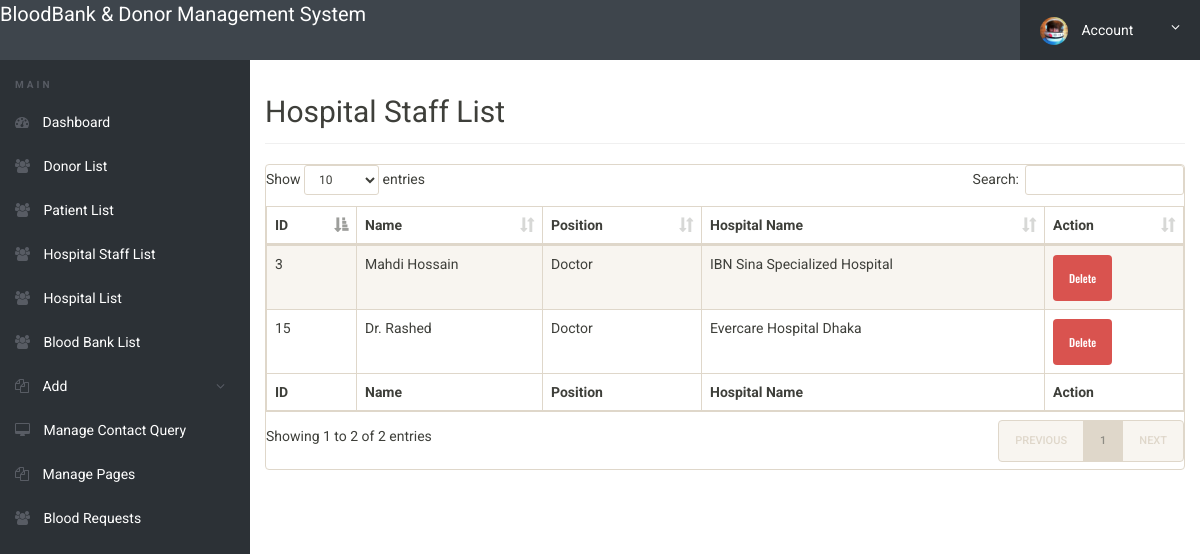
/admin/hospitalstaff-list.php (signed in), run on the app's committed database.
### tables this page shows
CREATE TABLE `hospitalstaff` (
  `User_ID` int(11) NOT NULL,
  `Position` varchar(100) DEFAULT NULL,
  `Hospital_Id` int(11) DEFAULT NULL
);

CREATE TABLE `user` (
  `User_ID` int(11) NOT NULL,
  `Name` varchar(100) DEFAULT NULL,
  `Role` enum('Admin','Donor','Hospital Staff','Receiver') DEFAULT NULL,
  `LogID` int(11) DEFAULT NULL,
  `Per_Id` int(11) DEFAULT NULL
);

CREATE TABLE `hospital` (
  `Hospital_Id` int(11) NOT NULL,
  `Name` varchar(100) DEFAULT NULL,
  `Street` varchar(100) DEFAULT NULL,
  `City` varchar(50) DEFAULT NULL
);

### admin/hospitalstaff-list.php (the view, shortened to what this page needs)
<?php
include('includes/config.php');
if(strlen($_SESSION['alogin'])==0)
	{
header('location:../index.php');
}
else{
?>
<!doctype html>
<html lang="en" class="no-js">
<head>
	<link rel="stylesheet" href="css/font-awesome.min.css">
	<link rel="stylesheet" href="css/bootstrap.min.css">
	<link rel="stylesheet" href="css/dataTables.bootstrap.min.css">
	<link rel="stylesheet" href="css/bootstrap-social.css">
	<link rel="stylesheet" href="css/bootstrap-select.css">
	<link rel="stylesheet" href="css/fileinput.min.css">
	<link rel="stylesheet" href="css/awesome-bootstrap-checkbox.css">
	<link rel="stylesheet" href="css/style.css">
</head>
<body>
	<?php include('includes/header.php');?>
	<div class="ts-main-content">
		<?php include('includes/leftbar.php');?>
		<div class="content-wrapper">
			<div class="container-fluid">
				<div class="row">
					<div class="col-md-12">
						<h2 class="page-title">Hospital Staff List</h2>
						<div class="panel panel-default">
								<table id="zctb" class="display table table-striped table-bordered table-hover" cellspacing="0" width="100%">
									<thead>
										<tr>
											<th>ID</th>
											<th>Name</th>
											<th>Position</th>
											<th>Hospital Name</th>
											<th>Action</th>
										</tr>
									</thead>
									<tfoot>
										<tr>
											<th>ID</th>
											<th>Name</th>
											<th>Position</th>
											<th>Hospital Name</th>
											<th>Action</th>
										</tr>
									</tfoot>
									<tbody>
										<?php
										$sql = "SELECT
											HospitalStaff.User_ID,
											HospitalStaff.Position,
											Hospital.Name AS Hospital_Name,
											User.Name AS User_Name
										FROM
											HospitalStaff
										LEFT JOIN
											Hospital ON HospitalStaff.Hospital_Id = Hospital.Hospital_Id
										LEFT JOIN
											User ON HospitalStaff.User_ID = User.User_ID;";
										$query = $dbh->prepare($sql);
										$query->execute();
										$results = $query->fetchAll(PDO::FETCH_ASSOC);
										if($query->rowCount() > 0) {
											foreach($results as $result) {
										?>
											<tr>
												<td><?php echo htmlentities($result['User_ID']);?></td>
												<td><?php echo htmlentities($result['User_Name']);?></td>
												<td><?php echo htmlentities($result['Position']);?></td>
												<td><?php echo htmlentities($result['Hospital_Name']);?></td>
												<td>
													<a href="hospitalstaff-list.php?del=<?php echo htmlentities($result['User_ID']);?>" onclick="return confirm('Do you really want to delete this record')" class="btn btn-danger" style="margin-top:1%;"> Delete</a>
												</td>
											</tr>
										<?php
											}
										}
										?>
									</tbody>
								</table>
							</div>
						</div>
					</div>
				</div>
			</div>
		</div>
</body>
</html>
<?php } ?>

### admin/css/style.css (style rules this page uses)
html { font-size: 14px; }
@media only screen and (min-width: 480px) { html { font-size: 17px; } }
@media only screen and (min-width: 768px) { html { font-size: 14px; } }
body { font-size: 1em; }
a { color: #37a6c4; }
.btn { font-family: 'Oswald', sans-serif; }
.panel { overflow: hidden; }
.btn { text-transform: none; }
.page-title { padding-bottom: 15px; margin-bottom: 20px; border-bottom: 1px solid #f0f0f0; }
.ts-main-content .content-wrapper { padding-top: 15px; margin-top: 60px; }
@media only screen and (min-width: 992px) { .ts-main-content .content-wrapper { margin-left: 250px; } }

### data on the page
hospitalstaff: User_ID "3", User_ID.Name "Mahdi Hossain", Position "Doctor", Hospital_Id.Name "IBN Sina Specialized Hospital"
hospitalstaff: User_ID "15", User_ID.Name "Dr. Rashed", Position "Doctor", Hospital_Id.Name "Evercare Hospital Dhaka"
